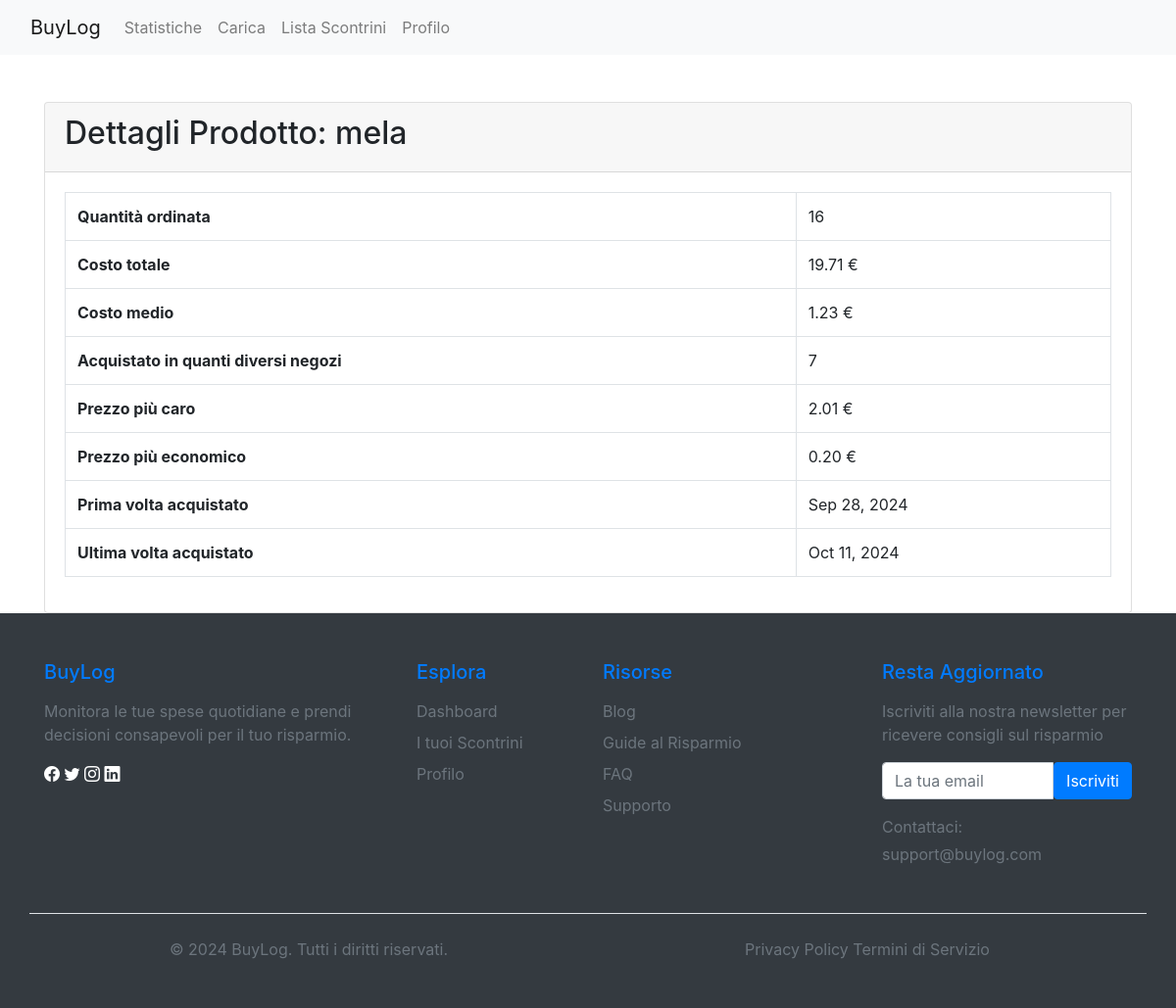
The app's page /scontrini/prodotto/1/ (signed in), older data.
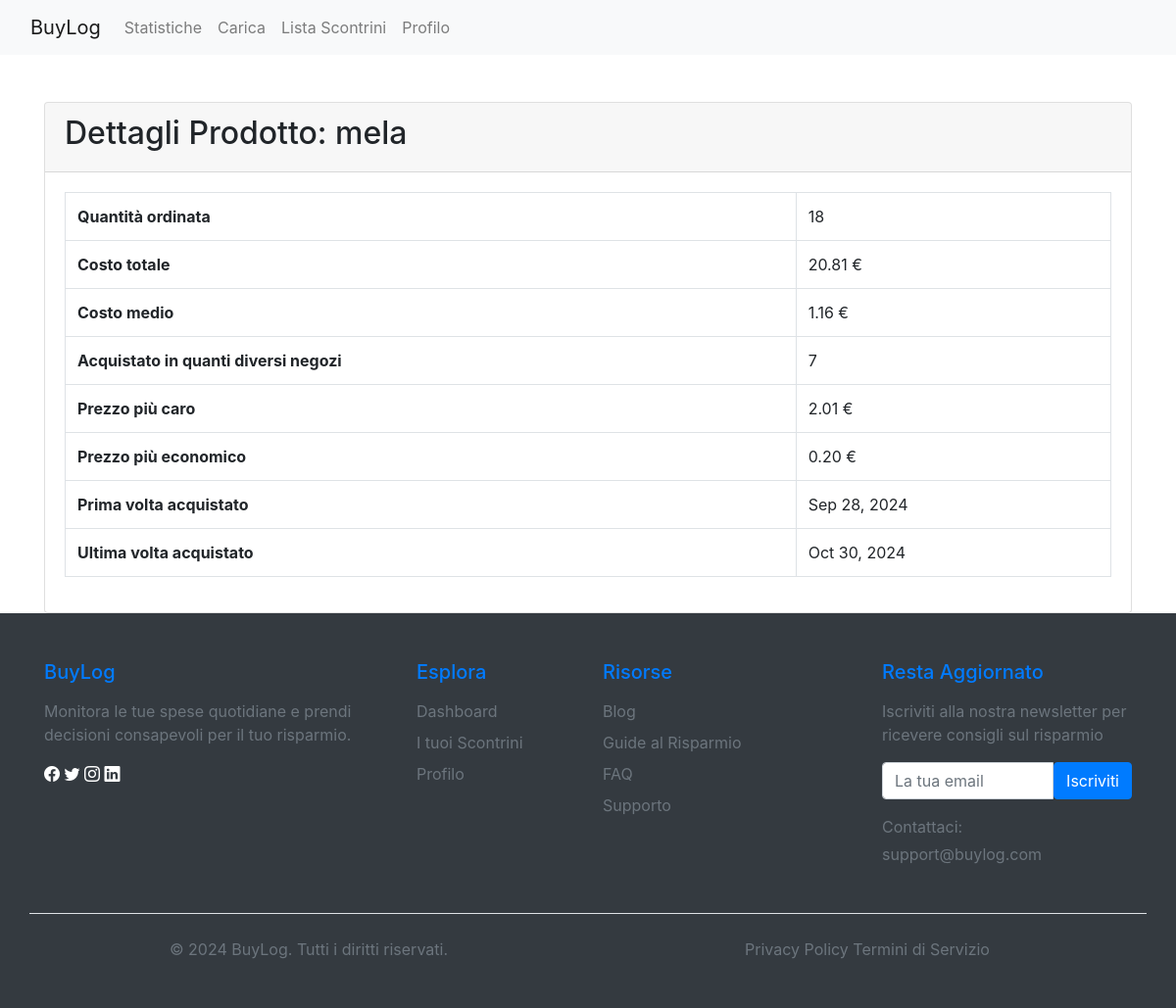
The same page, newer data.
### scontrini/models.py (models this page shows, shortened)
class Scontrino(models.Model):
    utente = models.ForeignKey(User, on_delete=models.CASCADE)
    negozio = models.ForeignKey(Negozio, on_delete=models.CASCADE)
    data = models.DateTimeField()
    totale = models.DecimalField(
        max_digits=10, decimal_places=2, default=0.00)  # Aggiungi questo campo
    class Meta:
        verbose_name_plural = 'Scontrini'

### scontrini/views.py (the view)
# urls.py: path('prodotto/<int:pk>/', DettagliProdottoView.as_view(),
class DettagliProdottoView(LoginRequiredMixin, DetailView):
    model = Prodotto
    template_name = 'scontrini/dettagli_prodotto.html'
    context_object_name = 'prodotto'
    def get_context_data(self, **kwargs):
        context = super().get_context_data(**kwargs)
        prodotto = self.get_object()
        lista_prodotti = ListaProdotti.objects.filter(prodotto=prodotto)
        scontrini = Scontrino.objects.filter(prodotti__prodotto=prodotto)
        context['quantita_ordinata'] = lista_prodotti.aggregate(
            Sum('quantita'))['quantita__sum'] or 0
        costo_totale = lista_prodotti.aggregate(
            totale=Sum(F('prezzo_unitario') * F('quantita')))['totale'] or 0
        context['costo_totale'] = costo_totale
        context['costo_medio'] = round(float(
            costo_totale) / context['quantita_ordinata'], 2) if context['quantita_ordinata'] else 0
        context['supermercati_diversi'] = scontrini.values(
            'negozio').distinct().count()
        context['prezzo_piu_caro'] = lista_prodotti.aggregate(
            Max('prezzo_unitario'))['prezzo_unitario__max'] or 0
        context['prezzo_piu_economico'] = lista_prodotti.aggregate(
            Min('prezzo_unitario'))['prezzo_unitario__min'] or 0
        context['prima_volta_acquistato'] = lista_prodotti.earliest(
            'scontrino__data').scontrino.data if lista_prodotti.exists() else None
        context['ultima_volta_acquistato'] = lista_prodotti.latest(
            'scontrino__data').scontrino.data if lista_prodotti.exists() else None
        return context

### scontrini/templates/scontrini/dettagli_prodotto.html (shortened to what this page needs)
{% extends 'scontrini/base.html' %}
{% block content %}
<div class="container mt-5">
    <div class="card">
        <div class="card-header">
            <h2>Dettagli Prodotto: {{ prodotto.nome }}</h2>
        </div>
        <div class="card-body">
            <table class="table table-bordered">
                <tbody>
                    <tr>
                        <th>Quantità ordinata</th>
                        <td>{{ quantita_ordinata }}</td>
                    </tr>
                    <tr>
                        <th>Costo totale</th>
                        <td>{{ costo_totale|floatformat:2 }} €</td>
                    </tr>
                    <tr>
                        <th>Costo medio</th>
                        <td>{{ costo_medio|floatformat:2 }} €</td>
                    </tr>
                    <tr>
                        <th>Acquistato in quanti diversi negozi</th>
                        <td>{{ supermercati_diversi }}</td>
                    </tr>
                    <tr>
                        <th>Prezzo più caro</th>
                        <td>{{ prezzo_piu_caro|floatformat:2 }} €</td>
                    </tr>
                    <tr>
                        <th>Prezzo più economico</th>
                        <td>{{ prezzo_piu_economico|floatformat:2 }} €</td>
                    </tr>
                    <tr>
                        <th>Prima volta acquistato</th>
                        <td>{{ prima_volta_acquistato|date:"M d, Y" }}</td>
                    </tr>
                    <tr>
                        <th>Ultima volta acquistato</th>
                        <td>{{ ultima_volta_acquistato|date:"M d, Y" }}</td>
                    </tr>
                </tbody>
            </table>
        </div>
    </div>
</div>
{% endblock %}

Row changes from the older to the newer data that the page shows:
no longer on this page (row unchanged): Scontrino: data "Oct 11, 2024"
added Scontrino: data "Oct 30, 2024"
Text that changed along with them:
{{ quantita_ordinata }}: "16" → "18"
{{ costo_totale|floatformat:2 }}: "19.71" → "20.81"
{{ costo_medio|floatformat:2 }}: "1.23" → "1.16"
